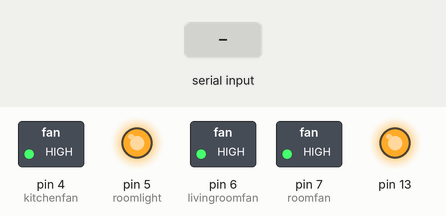
Recording of a sketch running on a simulated Arduino Uno, built with avr-gcc and run on an emulated ATmega328P. On the bench: switched loads named in the sketch (green lamp = pin HIGH), output pins drawn as LEDs (lit = HIGH). The inputs (shaded band) are chosen by the test bench. What the sketch prints to the serial monitor is not drawn.

Above: at 1.2 s.
1.3 s: "roomlightoff\n" received over the second serial link
At 1.6 s:
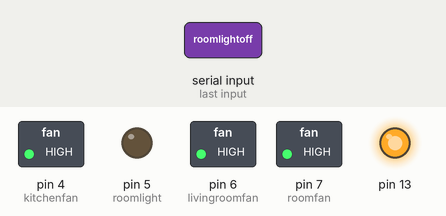
2.8 s: "kitchenfanoff\n" received over the second serial link
At 4.0 s:
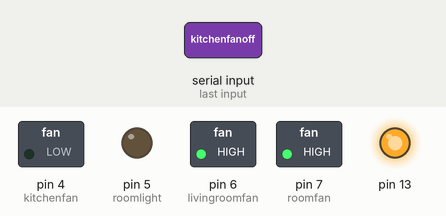
4.3 s: "roomlighton\n" received over the second serial link
At 5.1 s:
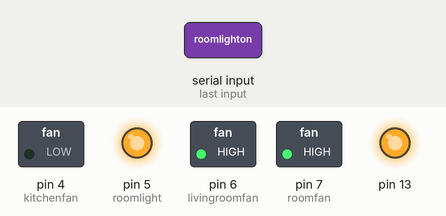
5.8 s: "roomfanoff\n" received over the second serial link
At 6.3 s:
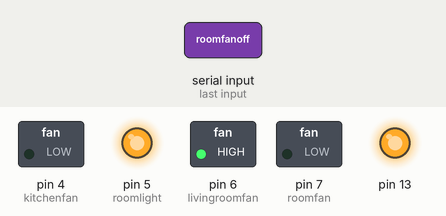
7.3 s: "kitchenfanon\n" received over the second serial link
At 8.5 s:
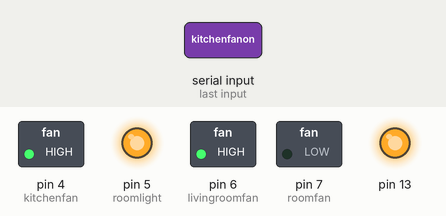
8.8 s: "livingroomfanoff\n" received over the second serial link
At 9.8 s:
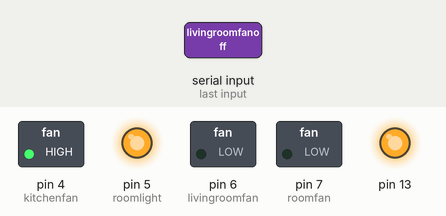
Timing chart, 0 to 11.3 s (numbered marks = the images above; inputs shaded):
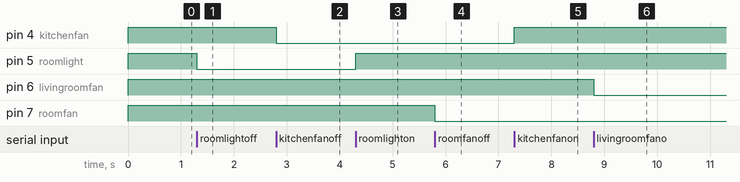

The sketch:

voice-command.ino
```cpp
#include <SoftwareSerial.h>
SoftwareSerial mySerial(10,11); // RX pin, TX pin we design


const byte roomlight = 5;
const int kitchenfan = 4;
const int roomfan = 7;
const int livingroomfan = 6;
String rmessage;


boolean light1=false;
boolean light2=false;
boolean fan2=false;
boolean fan3=false;


void setup() {
  Serial.begin(9600);
  mySerial.begin(9600);
  pinMode(roomlight,OUTPUT);
  pinMode(kitchenfan,OUTPUT);
  pinMode(roomfan,OUTPUT);
  pinMode(livingroomfan,OUTPUT);
  pinMode(13,OUTPUT);

  digitalWrite(roomlight,HIGH);
digitalWrite(kitchenfan,HIGH);
digitalWrite(roomfan,HIGH);
digitalWrite(livingroomfan,HIGH);
digitalWrite(13,HIGH);
 //attachInterrupt(digitalPinToInterrupt(interrupPin), serialListener , HIGH);

}


    void loop() {


if(mySerial.available() > 0){

         rmessage = mySerial.readStringUntil('\n');

       switchcase( rmessage);


}
}
 void switchcase(String rmessage){

  Serial.print(rmessage);
  //Serial.print("me");
  if(rmessage.equals("roomlighton")){
     digitalWrite(roomlight,HIGH);

     light1=true;
     }
    if(rmessage.equals("roomlightoff"))
    {
     digitalWrite(roomlight,LOW);
     light2=false;  }
     if(rmessage == "kitchenfanon")
   {
    digitalWrite(kitchenfan,HIGH);
    light2=true;
  }
 if(rmessage.equals("kitchenfanoff")){
    digitalWrite(kitchenfan,LOW);
    light2=false;
  }
   if (rmessage.equals("roomfanon")){
  digitalWrite(roomfan,HIGH);
  fan2=true;
  }
    if (rmessage.equals("roomfanoff")){
  digitalWrite(roomfan,LOW);
  fan2=false;
}
 if(rmessage.equals("livingroomfanon")){
digitalWrite(livingroomfan,HIGH);
fan3=true;
}
if(rmessage.equals("livingroomfanoff")){

digitalWrite(livingroomfan,LOW);
fan3=false;
}
if (rmessage.equals("allon"))
{
  digitalWrite(roomlight,HIGH);
  digitalWrite(kitchenfan,HIGH);
  digitalWrite(roomfan,HIGH);
    digitalWrite(livingroomfan,HIGH);
light1=true;
light1=true;
fan2=true;
fan3=true;
}
if (rmessage.equals("alloff"))
{
  digitalWrite(roomlight,LOW);
  digitalWrite(kitchenfan,LOW);
  digitalWrite(roomfan,LOW);
    digitalWrite(livingroomfan,LOW);
light1=false;
light2=false;
fan2=false;
fan3=false;
}

else{}

    }
```

Measured:
- after the input at 1.3 s, pin 5 (roomlight): HIGH → LOW at once
- after the input at 2.8 s, pin 4 (kitchenfan): HIGH → LOW at once
- after the input at 4.3 s, pin 5 (roomlight): LOW → HIGH at once
- after the input at 5.8 s, pin 7 (roomfan): HIGH → LOW at once
- after the input at 7.3 s, pin 4 (kitchenfan): LOW → HIGH at once
- after the input at 8.8 s, pin 6 (livingroomfan): HIGH → LOW at once
